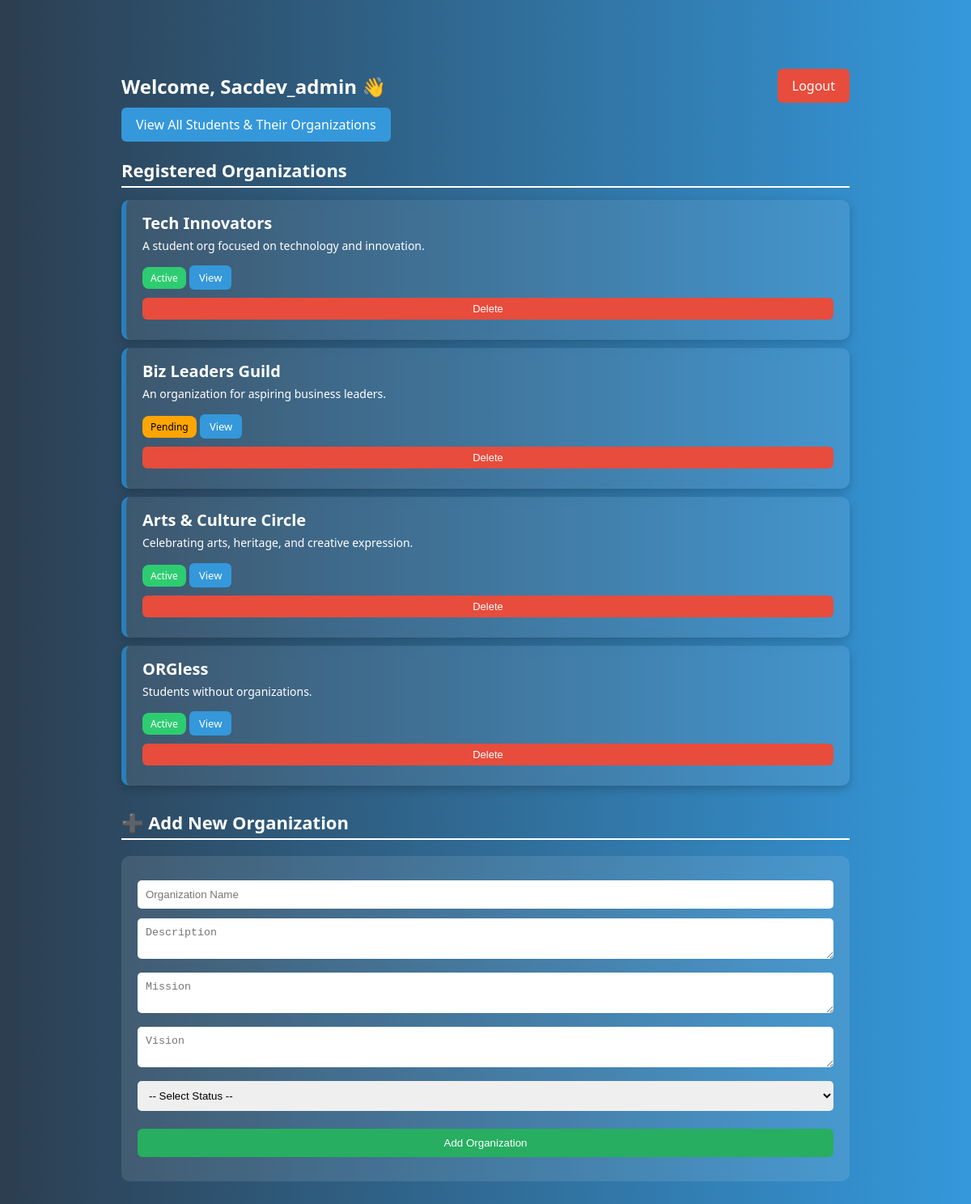
/sacdev_dashboard (signed in), run on the app's committed database.
### tables this page shows
CREATE TABLE organizations (
        id INTEGER PRIMARY KEY AUTOINCREMENT,
        name TEXT NOT NULL,
        description TEXT,
        mission TEXT,
        vision TEXT,
        status TEXT DEFAULT 'Pending'
    );

### app.py (the view, shortened to what this page needs)
@app.route('/sacdev_dashboard', methods=['GET', 'POST'])
def sacdev_dashboard():
    if session.get('role') != 'sacdev':
        return redirect('/login')
    conn = sqlite3.connect('database/users.db')
    c = conn.cursor()
    c.execute('SELECT * FROM organizations')
    orgs = c.fetchall()
    conn.close()
    return render_template('sacdev_dashboard.html', user=session['username'], orgs=orgs)

### app.py (called while the page is built)
@app.teardown_appcontext
def close_connection(exception):
    db = getattr(g, '_database', None)
    if db is not None:
        db.close()

### templates/sacdev_dashboard.html (shortened to what this page needs)
{% extends 'base.html' %}
{% block content %}
<div class="dashboard-container">
    <div class="dashboard-header">
        <h2>Welcome, {{ user|capitalize }} 👋</h2>
        <a href="{{ url_for('logout') }}" class="btn-logout">Logout</a>
    </div>
    <a href="{{ url_for('students_orgs') }}" class="btn-view-students">View All Students & Their Organizations</a>
    <h3 class="section-title">Registered Organizations</h3>
    {% for org in orgs %}
    <div class="org-card">
        <h4>{{ org[1] }}</h4>
        <p>{{ org[2] }}</p>
        <span class="status {{ org[5]|lower }}">{{ org[5] }}</span>
        <a href="{{ url_for('view_organization', org_id=org[0]) }}" class="view-btn">View</a>
        <form method="POST" style="display:inline;">
            <button type="submit" name="delete_org" class="delete-btn">Delete</button>
        </form>
    </div>
    {% else %}
    <p>No organizations registered yet.</p>
    {% endfor %}
    <h3 class="section-title">➕ Add New Organization</h3>
    <div class="form-section">
        <form method="POST">
            <input type="text" name="name" placeholder="Organization Name" required>
            <textarea name="description" placeholder="Description" required></textarea>
            <textarea name="mission" placeholder="Mission"></textarea>
            <textarea name="vision" placeholder="Vision"></textarea>
            <select name="status" required>
                <option value="">-- Select Status --</option>
            </select>
            <button type="submit" name="add_org" class="submit-btn">Add Organization</button>
        </form>
    </div>
</div>
{% endblock %}

### static/styles.css (style rules this page uses)
body { font-family: Arial, sans-serif; background-color: #f4f4f4; }
input, button { width: 100%; margin: 10px 0; padding: 10px; }
button { background-color: #007bff; color: white; border: none; }
body { margin: 0; font-family: 'Segoe UI', sans-serif; background: linear-gradient(to right, #2c3e50, #3498db); color: white; }
.dashboard-container { max-width: 1000px; margin: 50px auto; padding: 20px; }
.dashboard-header { display: flex; justify-content: space-between; align-items: center; }
.btn-logout { background-color: #e74c3c; padding: 10px 20px; text-decoration: none; color: white; border-radius: 6px; transition: 0.3s; }
.section-title { margin-top: 30px; font-size: 22px; border-bottom: 2px solid #fff; padding-bottom: 5px; }
.org-card { background-color: rgba(255, 255, 255, 0.1); padding: 20px; border-radius: 12px; box-shadow: 0 4px 12px rgba(0, 0, 0, 0.2); backdrop-filter: blur(5px); }
.org-card h4 { margin: 0 0 10px; font-size: 20px; }
.org-card p { font-size: 14px; line-height: 1.4; }
.status { display: inline-block; padding: 4px 10px; border-radius: 12px; font-size: 12px; margin-top: 10px; }
.status.pending { background-color: orange; color: black; }
.view-btn { display: inline-block; margin-top: 12px; background-color: #3498db; color: white; padding: 8px 12px; border-radius: 6px; text-decoration: none; font-size: 14px; transition: background 0.3s ease; }

### templates/sacdev_dashboard.html (style rules this page uses)
body { font-family: 'Segoe UI', sans-serif; background: linear-gradient(to right, #2c3e50, #3498db); color: white; }
.dashboard-container { max-width: 900px; margin: 50px auto; padding: 20px; }
.dashboard-header { display: flex; justify-content: space-between; align-items: center; }
.btn-logout, .btn-view-students { background-color: #e74c3c; padding: 10px 18px; text-decoration: none; color: white; border-radius: 6px; transition: 0.3s; }
.btn-view-students { background-color: #3498db; margin-top: 15px; }
.section-title { font-size: 22px; margin: 30px 0 15px; border-bottom: 2px solid #fff; padding-bottom: 5px; }
.org-card { background-color: rgba(255, 255, 255, 0.08); padding: 15px 20px; margin-bottom: 10px; border-left: 6px solid #2980b9; border-radius: 10px; }
.org-card h4 { margin: 0; font-size: 20px; }
.org-card p { font-size: 14px; margin: 5px 0; }
.status { padding: 5px 10px; border-radius: 8px; font-size: 12px; }
.status.active { background: #2ecc71; }
.status.pending { background: orange; color: black; }
.view-btn, .delete-btn { padding: 6px 12px; margin-top: 10px; border-radius: 6px; font-size: 13px; border: none; color: white; cursor: pointer; }
.view-btn { background-color: #3498db; }
.delete-btn { background-color: #e74c3c; }
.form-section { background: rgba(255, 255, 255, 0.1); padding: 20px; border-radius: 10px; margin-top: 20px; }
input, textarea, select { width: 100%; padding: 10px; margin-bottom: 12px; border: none; border-radius: 5px; box-sizing: border-box; }
.submit-btn { background-color: #27ae60; color: white; padding: 10px 20px; border: none; border-radius: 6px; cursor: pointer; }

### data on the page
organizations: name "Tech Innovators", description "A student org focused on technology and innovation.", status "Active"
organizations: name "Biz Leaders Guild", description "An organization for aspiring business leaders.", status "Pending"
organizations: name "Arts & Culture Circle", description "Celebrating arts, heritage, and creative expression.", status "Active"
organizations: name "ORGless", description "Students without organizations.", status "Active"

### other printed values
{{ user|capitalize }} "Sacdev_admin"
